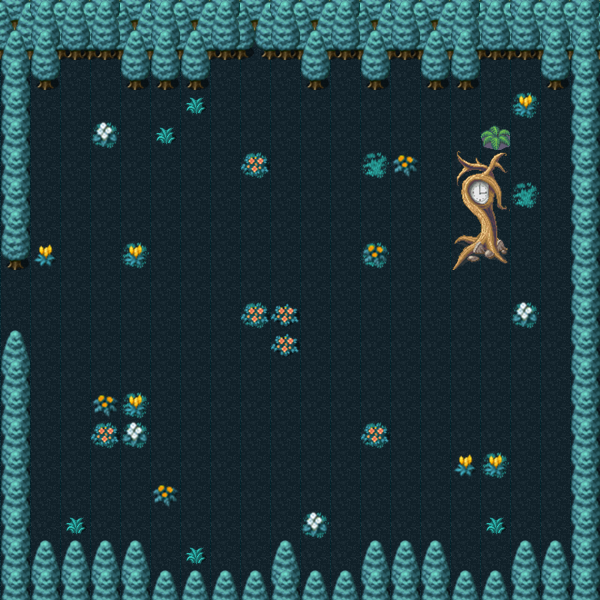

A level layout from a 2D game, rendered from its tile map. Below: a short description, then the map file with tile-grid data replaced by summaries:
An orthogonal 20x20 tile map with 30x30 px tiles, 8 tile layers (grass, garden, garden2, wall2, ...), 14 tilesets and 6 objects.

<map version="1.0" orientation="orthogonal" renderorder="right-down" width="20" height="20" tilewidth="30" tileheight="30" nextobjectid="33">
 <tileset firstgid="1" name="grass05" tilewidth="30" tileheight="30" tilecount="1" columns="1">
  <image source="../sprite/Map/grass05.png" width="34" height="31" />
 </tileset>
 <tileset firstgid="2" name="clock" tilewidth="30" tileheight="30" tilecount="8" columns="2">
  <image source="../sprite/Map/clock.png" width="60" height="120" />
 </tileset>
 <tileset firstgid="10" name="vine01" tilewidth="30" tileheight="30" tilecount="2" columns="1">
  <image source="../sprite/Map/vine01.png" width="30" height="72" />
 </tileset>
 <tileset firstgid="12" name="edge03" tilewidth="30" tileheight="30" tilecount="6" columns="3">
  <image source="../sprite/Map/edge03.png" width="90" height="60" />
 </tileset>
 <tileset firstgid="18" name="edge04" tilewidth="30" tileheight="30" tilecount="1" columns="1">
  <image source="../sprite/Map/edge04.png" width="30" height="30" />
 </tileset>
 <tileset firstgid="19" name="tree22" tilewidth="30" tileheight="30" tilecount="2" columns="1">
  <image source="../sprite/Map/tree22.png" width="30" height="60" />
 </tileset>
 <tileset firstgid="21" name="grass11" tilewidth="30" tileheight="30" tilecount="1" columns="1">
  <image source="../sprite/Map/grass11.png" width="30" height="30" />
 </tileset>
 <tileset firstgid="22" name="flower21" tilewidth="30" tileheight="30" tilecount="1" columns="1">
  <image source="../sprite/Map/flower21.png" width="30" height="30" />
 </tileset>
 <tileset firstgid="23" name="flower22" tilewidth="30" tileheight="30" tilecount="1" columns="1">
  <image source="../sprite/Map/flower22.png" width="30" height="30" />
 </tileset>
 <tileset firstgid="24" name="flower23" tilewidth="30" tileheight="30" tilecount="1" columns="1">
  <image source="../sprite/Map/flower23.png" width="30" height="30" />
 </tileset>
 <tileset firstgid="25" name="flower24" tilewidth="30" tileheight="30" tilecount="1" columns="1">
  <image source="../sprite/Map/flower24.png" width="30" height="30" />
 </tileset>
 <tileset firstgid="26" name="flower02" tilewidth="30" tileheight="30" tilecount="1" columns="1">
  <image source="../sprite/Map/flower02.png" width="32" height="32" />
 </tileset>
 <tileset firstgid="27" name="clock" tilewidth="30" tileheight="30" tilecount="8" columns="2">
  <image source="../sprite/Map/clock.png" width="60" height="120" />
 </tileset>
 <tileset firstgid="35" name="grass12" tilewidth="30" tileheight="30" tilecount="1" columns="1">
  <image source="../sprite/Map/grass12.png" width="30" height="30" />
 </tileset>
 <layer name="grass" width="20" height="20">
  <data>[400 cells, 400 non-empty, 1 distinct tile ids]</data>
 </layer>
 <layer name="garden" width="20" height="20">
  <data>[400 cells, 15 non-empty, 1 distinct tile ids]</data>
 </layer>
 <layer name="garden2" width="20" height="20">
  <data>[400 cells, 26 non-empty, 6 distinct tile ids]</data>
 </layer>
 <layer name="wall2" width="20" height="20">
  <data>[400 cells, 30 non-empty, 6 distinct tile ids]</data>
 </layer>
 <layer name="wall" width="20" height="20">
  <data>[400 cells, 30 non-empty, 6 distinct tile ids]</data>
 </layer>
 <layer name="wall3" width="20" height="20">
  <data>[400 cells, 26 non-empty, 2 distinct tile ids]</data>
 </layer>
 <layer name="wall4" width="20" height="20">
  <data>[400 cells, 82 non-empty, 3 distinct tile ids]</data>
 </layer>
 <layer name="clock" width="20" height="20">
  <data>[400 cells, 8 non-empty, 8 distinct tile ids]</data>
 </layer>
 <objectgroup name="not_pass">
  <object id="13" x="450" y="150" width="60" height="120" />
  <object id="25" x="0" y="0" width="600" height="90" />
  <object id="26" x="0" y="90" width="30" height="180" />
  <object id="29" x="0" y="540" width="600" height="60" />
  <object id="31" x="0" y="330" width="30" height="210" />
  <object id="32" x="570" y="90" width="30" height="450" />
 </objectgroup>
</map>
